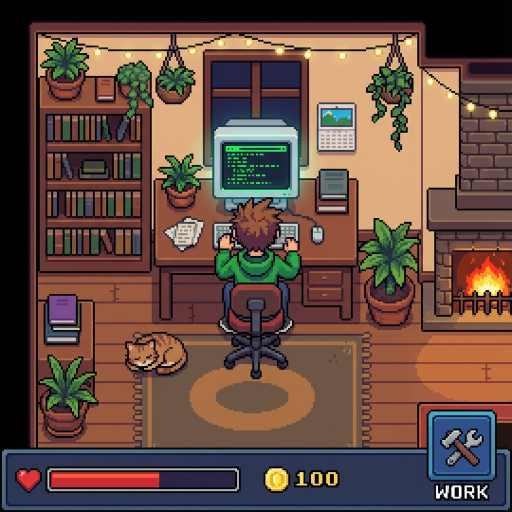
#> input picture client/src/assets/build_in_public.png, 1024 x 1024 px, given in place of public_pixel_hero_8bit_chibi_color_1770546545864.png, which was not available (shown at 1/2 size)
$ python process_image.py
#> lines starting #> are read from the running program, lines starting #| are printed output that depends on the picture; pictures that were not available may be replaced by others from this repository, and a replacement may not be noted
from PIL import Image
import os

# Input path (new colorful image)
input_path = '/Users/sandywong/.gemini/antigravity/brain/764cd211-1988-41cf-b57e-58eb8375151f/public_pixel_hero_8bit_chibi_color_1770546545864.png'
# Output path
output_path = '/Users/sandywong/.gemini/antigravity/scratch/PublicPixel/client/src/assets/public_pixel_hero_8bit_chibi_color_16_9.png'

print(f"Opening input image: {input_path}")
try:
    img = Image.open(input_path)
#> img is the input picture: PIL image 1024x1024 RGB; mean R, G, B 100.2, 75.8, 65.6
    print(f"Original size: {img.size}")
#| Original size: (1024, 1024)

    # Target 16:9 ratio
    # If 640 width, height should be 360
    target_width = 640
    target_height = 360

    # Center crop
    left = 0
    top = (640 - target_height) // 2
    right = 640
    bottom = top + target_height

    print(f"Cropping to: {target_width}x{target_height} at ({left}, {top}, {right}, {bottom})")
    cropped_img = img.crop((left, top, right, bottom))
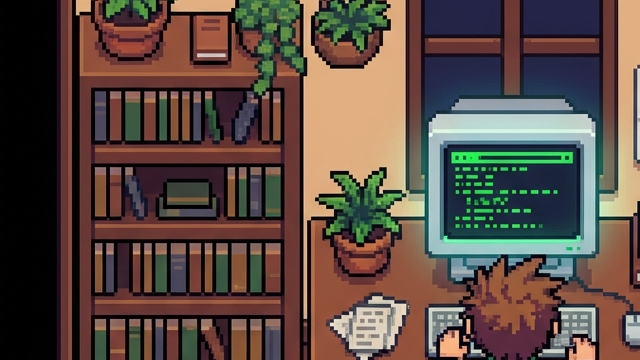
#> cropped_img: PIL image 640x360 RGB; mean R, G, B 91.5, 75.3, 67.1

    # Upscale to 1280x720 (HD) using Nearest Neighbor
    upscale_width = 1280
    upscale_height = 720
    print(f"Upscaling to: {upscale_width}x{upscale_height} (Nearest Neighbor)")

    final_img = cropped_img.resize((upscale_width, upscale_height), resample=Image.NEAREST)
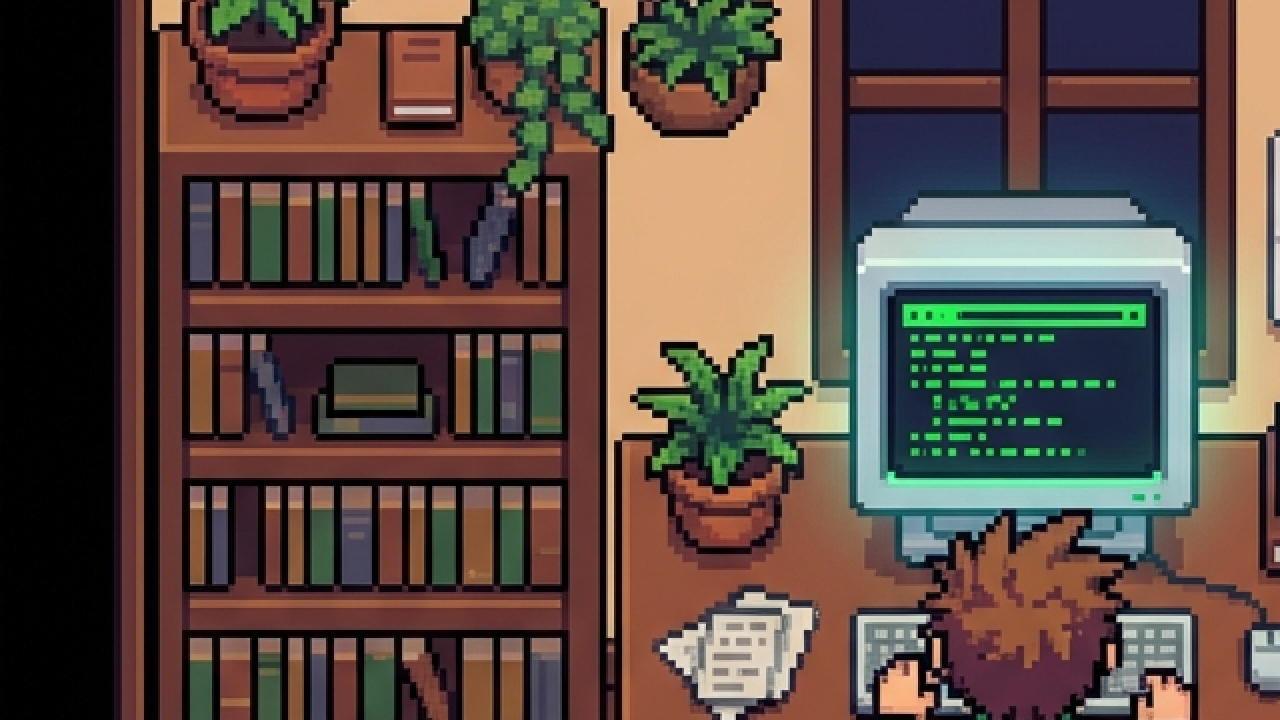
#> final_img: PIL image 1280x720 RGB; mean R, G, B 91.5, 75.3, 67.1

    # Save
    final_img.save(output_path)
    print(f"Image processed and saved to {output_path}")

except Exception as e:
    print(f"Error processing image: {e}")

$ run again, on client/src/assets/build_in_public_chibi.png
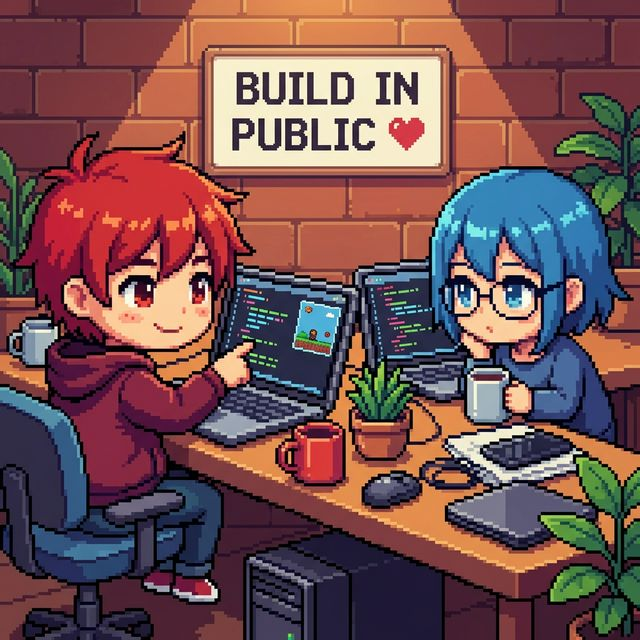
#> input picture client/src/assets/build_in_public_chibi.png, 640 x 640 px, given in place of public_pixel_hero_8bit_chibi_color_1770546545864.png, which was not available
#> img is the input picture: PIL image 640x640 RGB; mean R, G, B 115.9, 80.9, 82.2
#| Original size: (640, 640)
#> `cropped_img = img.crop((left, top, right, bottom))`:
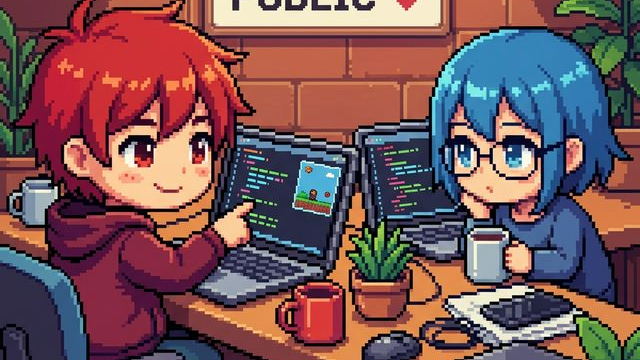
#> cropped_img: PIL image 640x360 RGB; mean R, G, B 118.7, 84.4, 87.9
#> `final_img = cropped_img.resize((upscale_width, upscale_height), resamp..`:
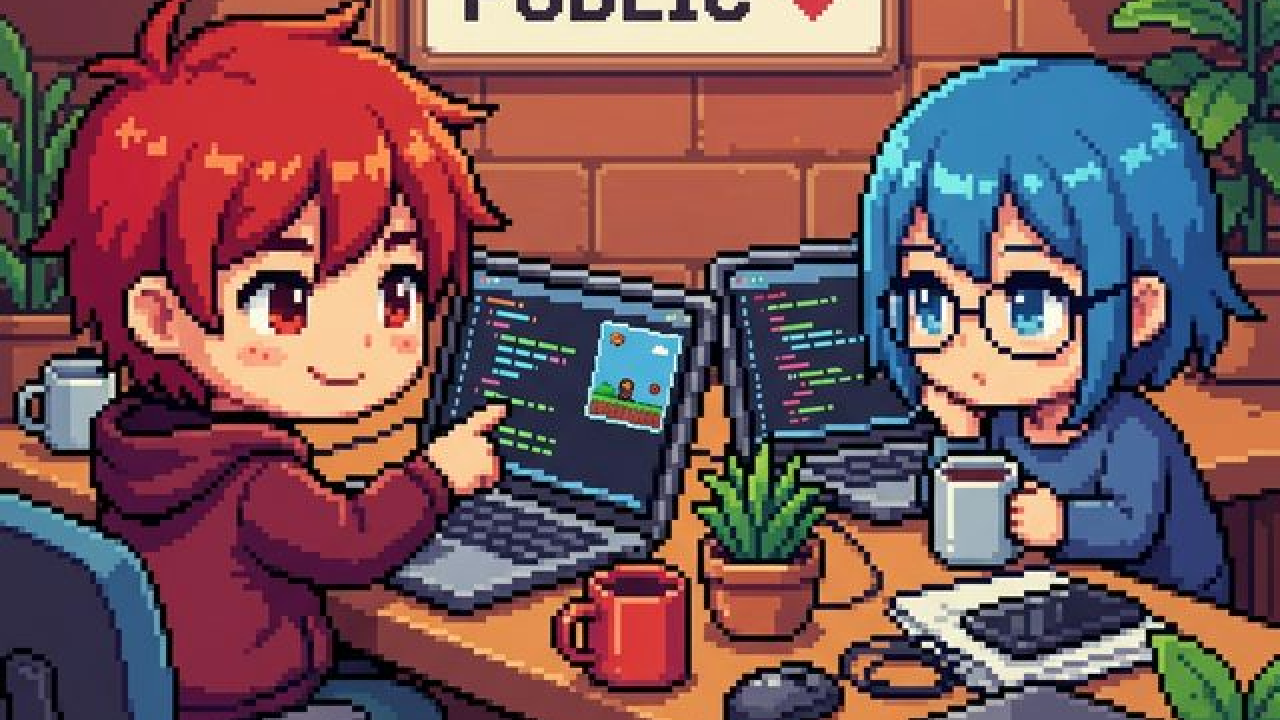
#> final_img: PIL image 1280x720 RGB; mean R, G, B 118.7, 84.4, 87.9
